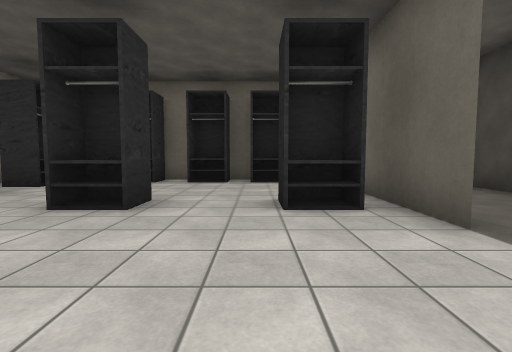
[1] (above)

23 first-person views from a walk through a scene from a Unity 3-D project. The camera is 1.2 m above the floor, tilts 4° down and sees 85° across. The floor is counted in squares, 2 m on a side. Each view is taken from the middle of a square. On the plan, view 1 faces up. The plan holds only what a view shows up to about 9 squares ahead; the rest is blank. The place goes on beyond the plan. The player character is not drawn. Some surface patterns are stand-ins.

[2]
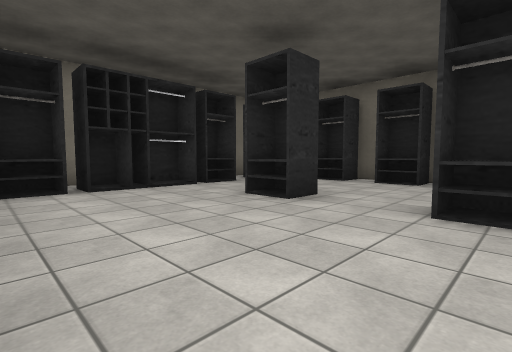

[3]
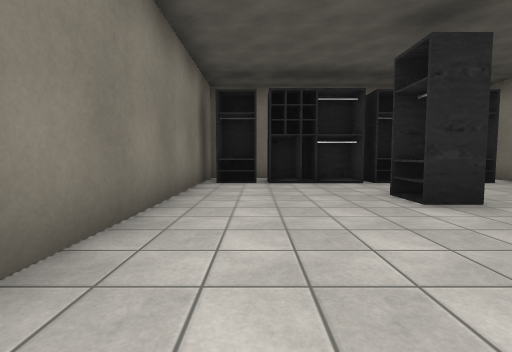

[4]
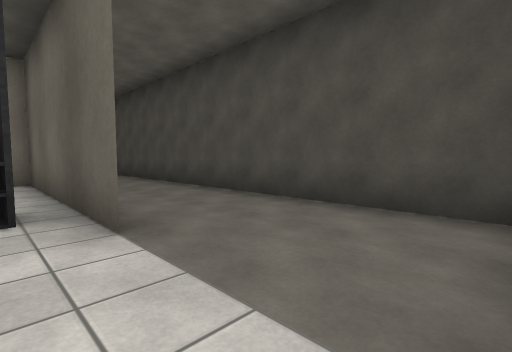

[5]
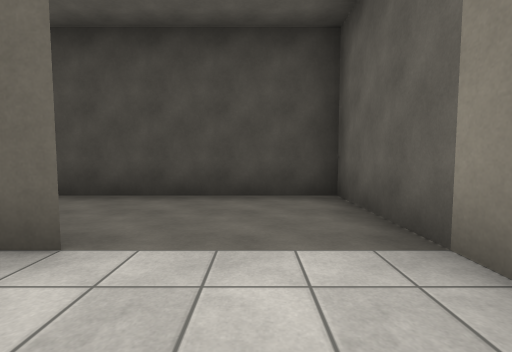

[6]
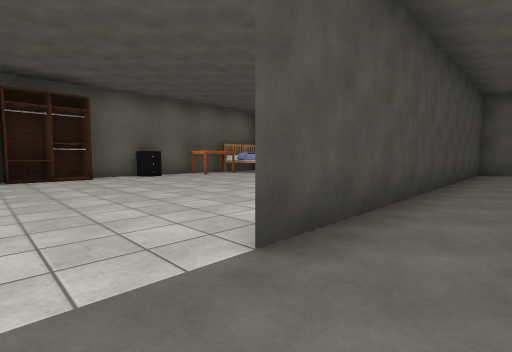

[7]
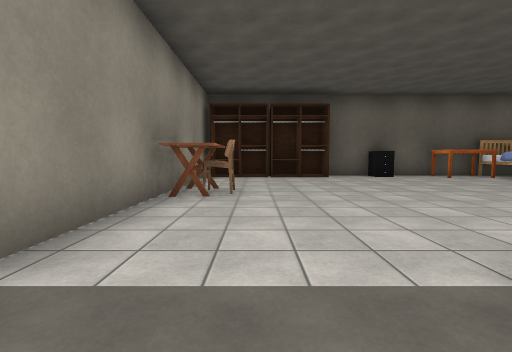

[8]
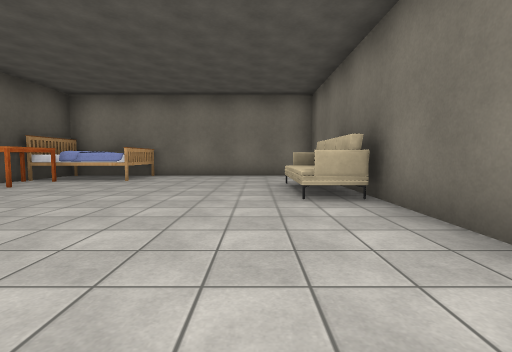

[9]
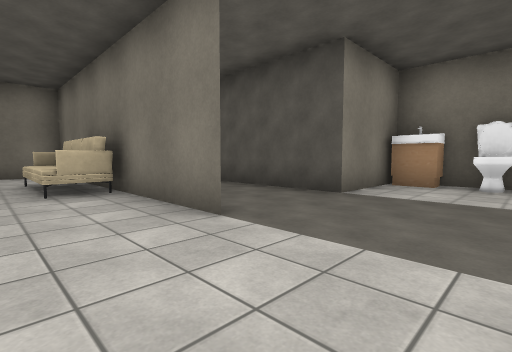

[10]
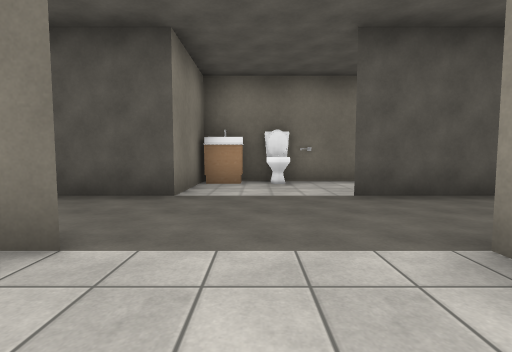

[11]
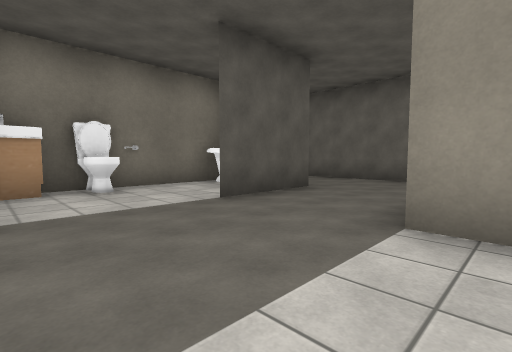

[12]
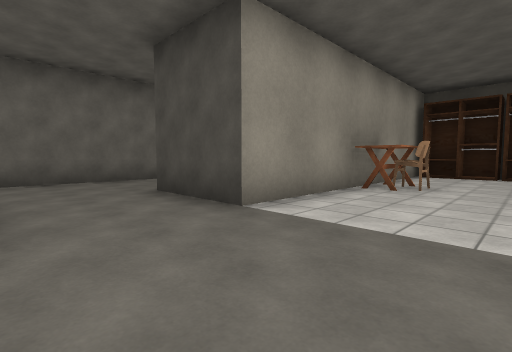

[13]
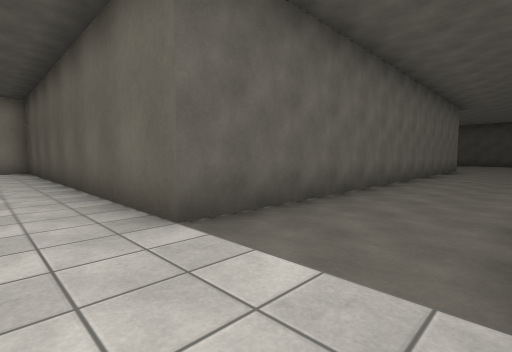

[14]
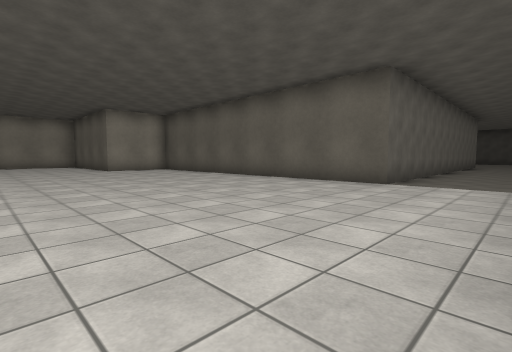

[15]
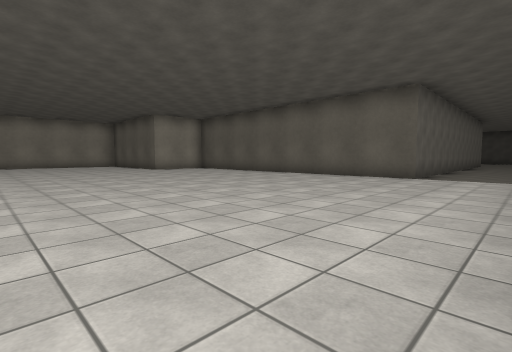

[16]
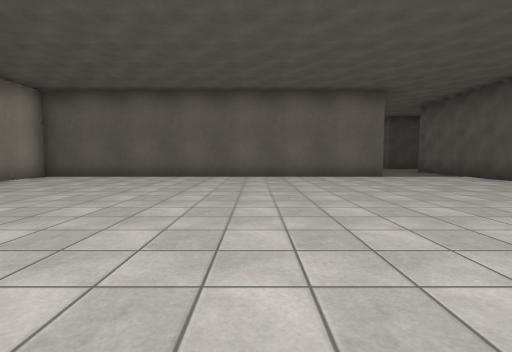

[17]
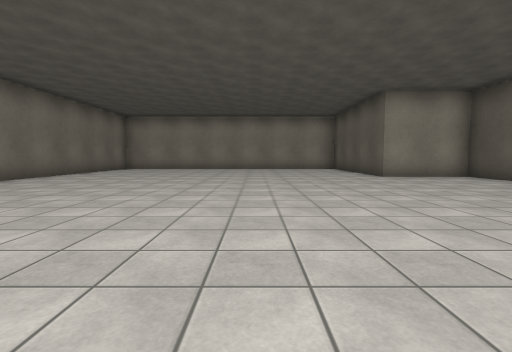

[18]
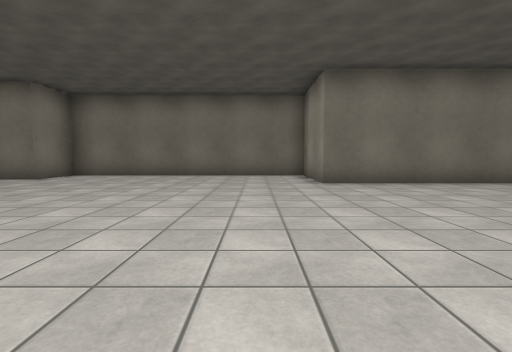

[19]
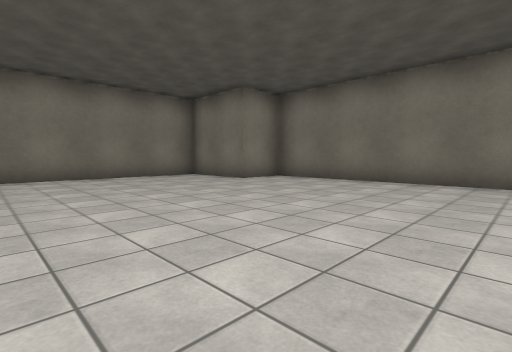

[20]
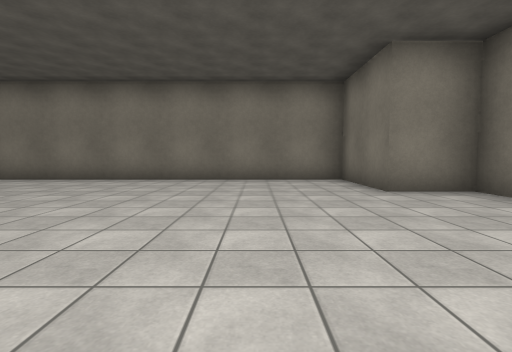

[21]
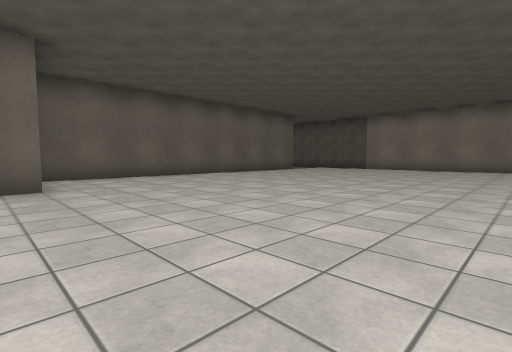

[22]
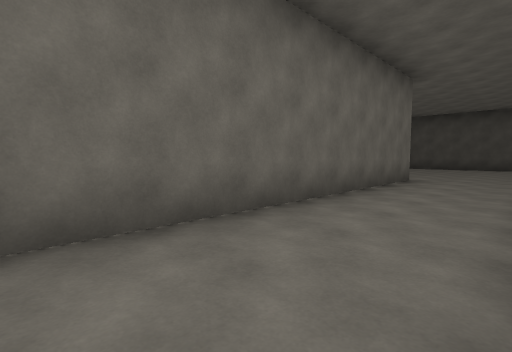

[23]
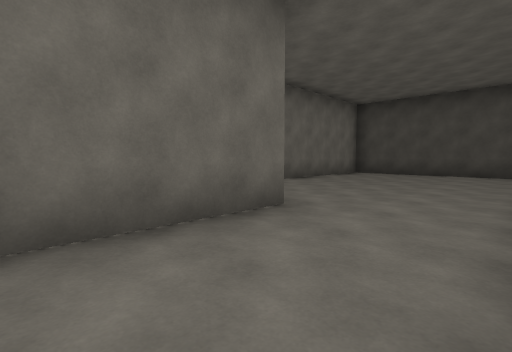

### Floor plan
Points are (right, up) in squares from view 1. A wall is a line through its corners. A room is listed if a view was taken in it or the views show most of it. See-through windows are left out.
Room 1 (views 1, 2, 3, 4, 5)
walls: (1.8, 3.1) (1.8, 7.2); (-1.8, 7.3) (-2.2, 7.3); (-5.7, 1.5) (-5.7, -0.2) (4.3, -0.2) (4.3, 3.4); (-4.8, 7.3) (-5.4, 7.3); (-5.7, 6.4) (-5.7, 5.8)
ways out: opening at (3, 4) to room 2
objects: other object (-5, 1); other object (-5, 2) to (-5, 3); other object (-5, 4); other object (-5, 6); other object (-3, 7); other object (-2, 3); other object (-1, 7); other object (0, 7); other object (1, 3) to (1, 4)
Room 2 (views 6, 7, 8, 9, 10, 11, 12)
walls: (4.3, 7.4) (4.3, 9.7); (4.3, 9.9) (4.3, 7.5); (4.3, 3.4) (4.3, 4.6); (4.2, 2.3) (8.5, 2.3); (11.6, 12.5) (4.3, 12.5); (11.8, 2.5) (11.8, 8.8); (-0.2, 9.8) (1.8, 9.8) (1.8, 6.5)
ways out: opening at (3, 4) to room 1; opening at (0, 12.3) to room 3; opening at (3.5, 13.5) to room 3
objects: other object (-1, 10); other object (4, 5) to (5, 7); other object (7, 12) to (8, 12); other object (8, 11); other object (9, 2) to (12, 4); other object (11, 4) to (11, 5); other object (11, 7); other object (11, 9) to (11, 11); other object (11, 11) to (12, 12)
Room 3 (views 13, 14, 15, 16, 17, 18, 19, 20, 21, 22, 23)
walls: (-2.2, 14.8) (-1.5, 14.8); (1.8, 14.8) (1.8, 12.5); (-0.7, 13.5) (-0.7, 12.4); (4.3, 12.5) (4.3, 14.7); (-13.2, 28.5) (-13.2, 24.5) (-15.7, 24.5) (-15.7, 17.3) (-14.2, 17.3) (-14.2, 14.8) (-5.2, 14.8); (11.9, 17.2) (-0.7, 17.2) (-0.7, 27.2) (-3.2, 27.2) (-3.2, 28); (17, 19.7) (14.8, 19.7); (19, 15.4) (19, 17.9)
ways out: opening at (0, 12.3) to room 2; opening at (3.5, 13.5) to room 2
objects: other object (-1, 11) to (0, 12); other object (-1, 14) to (1, 14)

Where each view was taken, in squares from view 1:
view 1: 0 up, 0 right, facing up
view 2: 0 up, 1 right, facing up-left
view 3: 1 up, 2 right, facing left
view 4: 0 up, 1 right, facing up-right
view 5: 1 up, 0 right, facing right
view 6: 11 up, 3 right, facing down-right
view 7: 11 up, 3 right, facing right
view 8: 11 up, 6 right, facing down
view 9: 12 up, 6 right, facing down-left
view 10: 11 up, 6 right, facing left
view 11: 10 up, 5 right, facing up-left
view 12: 10 up, 2 right, facing up-right
view 13: 15 up, 2 left, facing up-right
view 14: 15 up, 7 left, facing up-right
view 15: 15 up, 9 left, facing up-right
view 16: 21 up, 9 left, facing right
view 17: 19 up, 7 left, facing up
view 18: 23 up, 7 left, facing left
view 19: 23 up, 9 left, facing down-left
view 20: 22 up, 12 left, facing down
view 21: 28 up, 9 left, facing down-right
view 22: 15 up, 4 right, facing up-right
view 23: 15 up, 9 right, facing up-right
